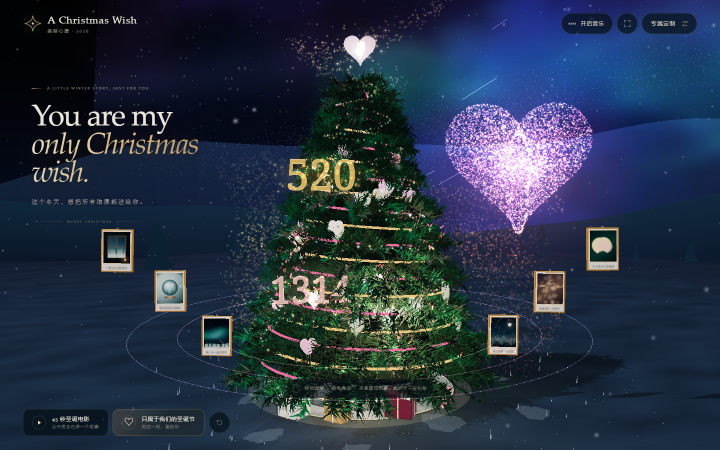
#> input picture docs/F3/final-screenshots/01-overall.png, 1440 x 900 px, found by its file name (shown at 1/2 size)
$ python f3-final-compare.py
#> lines starting #> are read from the running program, lines starting #| are printed output that depends on the picture
from PIL import Image, ImageDraw, ImageFont
from pathlib import Path
root=Path('.')
heart=Image.open(root/'docs/F3/final-screenshots/01-overall.png').convert('RGB')
#> heart is the input picture: PIL image 1440x900 RGB; mean R, G, B 39.3, 51, 70
heart.crop((860,100,1240,500)).save(root/'docs/F3/final-screenshots/08-heart.png', optimize=True)
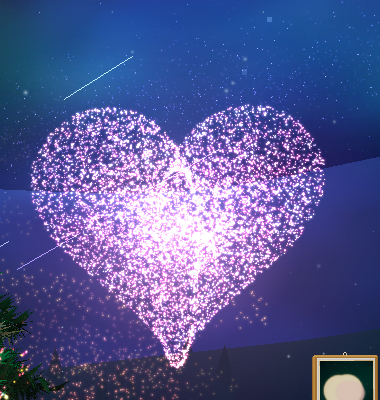
#> saved as 08-heart.png: PIL image 380x400 RGB; mean R, G, B 87.2, 89.5, 149.1
a=Image.open(root/'qa/f0/screenshots/compatible-1440.png').convert('RGB')
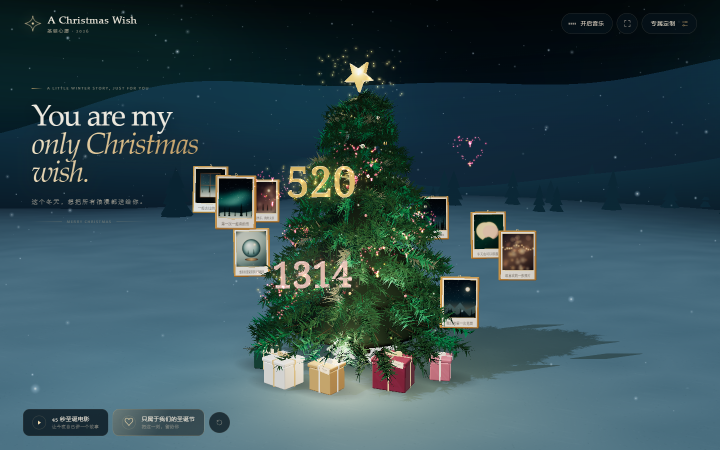
#> input picture qa/f0/screenshots/compatible-1440.png, 1440 x 900 px, found by its file name (shown at 1/2 size)
#> a is the input picture: PIL image 1440x900 RGB; mean R, G, B 50.6, 76.1, 82.3
b=Image.open(root/'docs/F3/final-screenshots/01-overall.png').convert('RGB')
w,h=a.size; head=50
#> after `w, h = a.size`: w = 1440; h = 900
out=Image.new('RGB',(w*2,h+head),'#071018'); out.paste(a,(0,head)); out.paste(b,(w,head))
#> after `out = Image.new('RGB', (w * 2, h + head), '#071018')`:
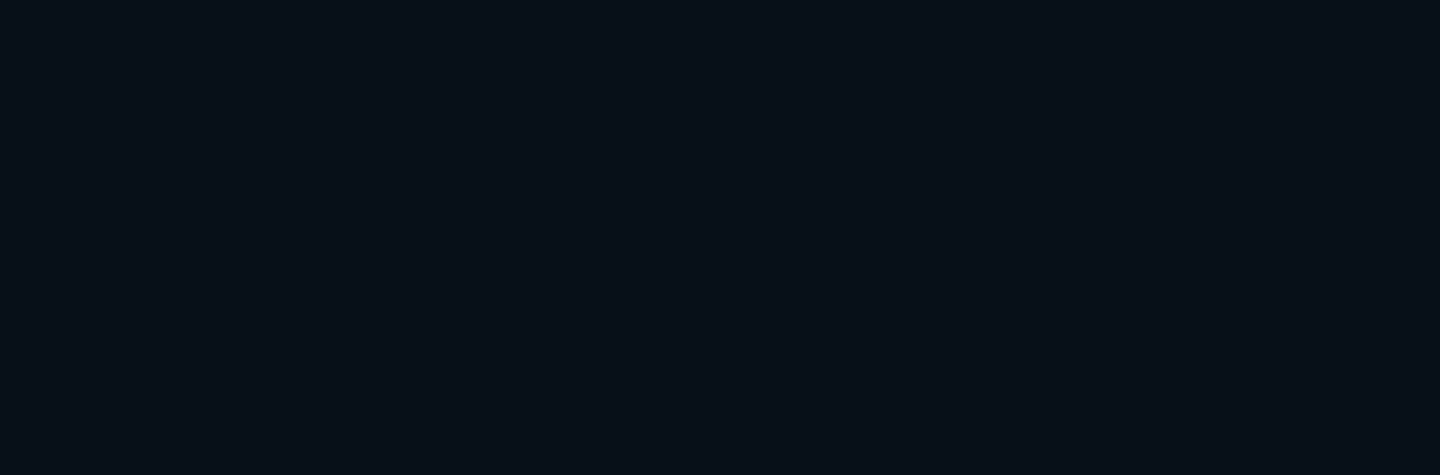
#> out: PIL image 2880x950 RGB (shown at 1/2 size); mean R, G, B 7, 16, 24
#> after `out.paste(a, (0, head))`:
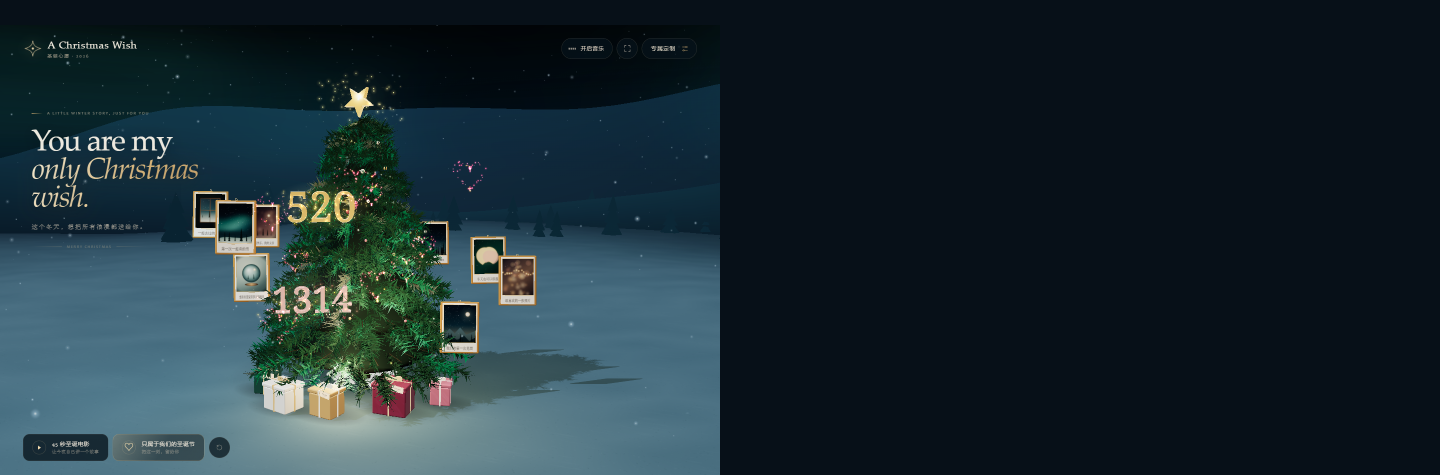
#> out: PIL image 2880x950 RGB (shown at 1/2 size); mean R, G, B 27.6, 44.5, 51.6
#> after `out.paste(b, (w, head))`:
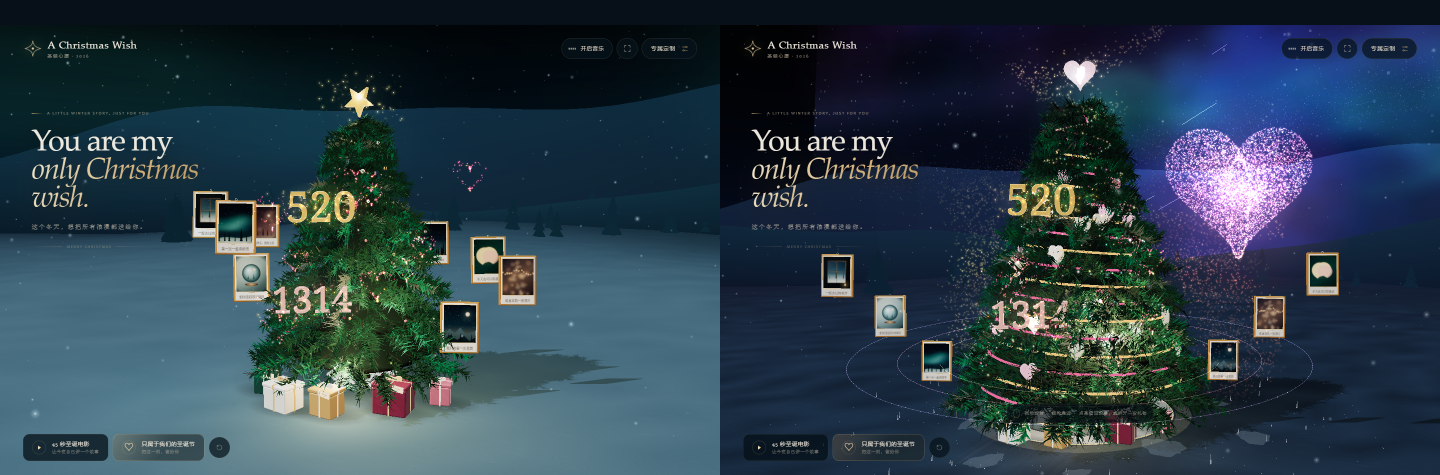
#> out: PIL image 2880x950 RGB (shown at 1/2 size); mean R, G, B 42.9, 61.1, 73.4
d=ImageDraw.Draw(out); font=ImageFont.truetype(r'C:\Windows\Fonts\segoeui.ttf',20)
d.text((16,14),'BEFORE · F0 baseline',fill='#c9d5d2',font=font); d.text((w+16,14),'AFTER · F3 WP1-WP6',fill='#ffd58a',font=font); d.line([(w,0),(w,h+head)],fill='#5b4630',width=2)
out.save(root/'docs/F3/final-screenshots/11-before-after.png',optimize=True); print('ok')
#> after `out.save(root / 'docs/F3/final-screenshots/11-before-after.png', optim`:
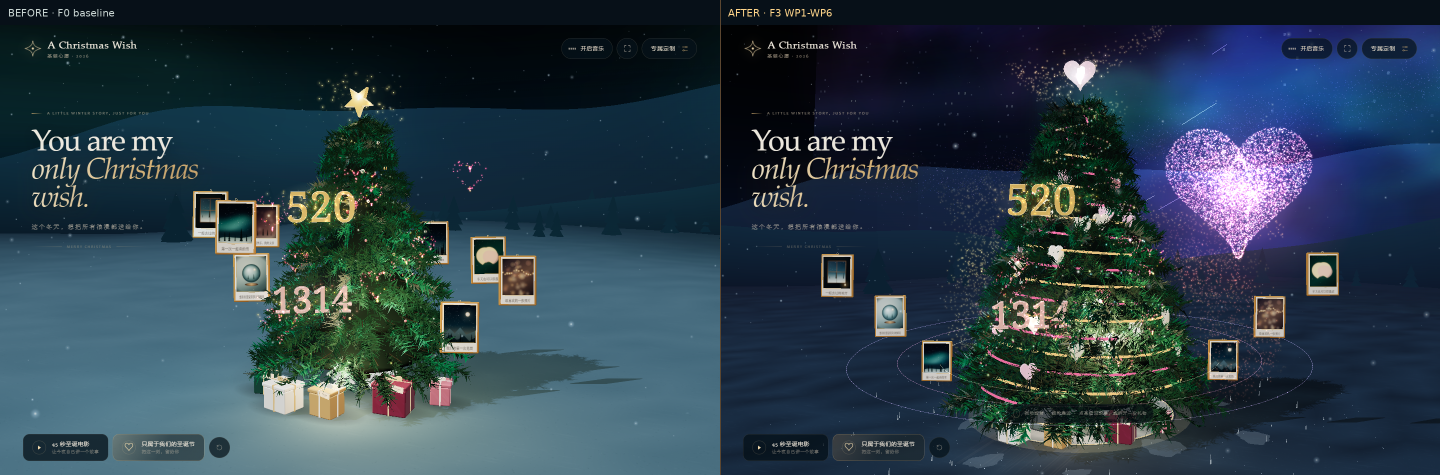
#> saved as 11-before-after.png: PIL image 2880x950 RGB (shown at 1/2 size); mean R, G, B 43.1, 61.2, 73.5
#| ok
